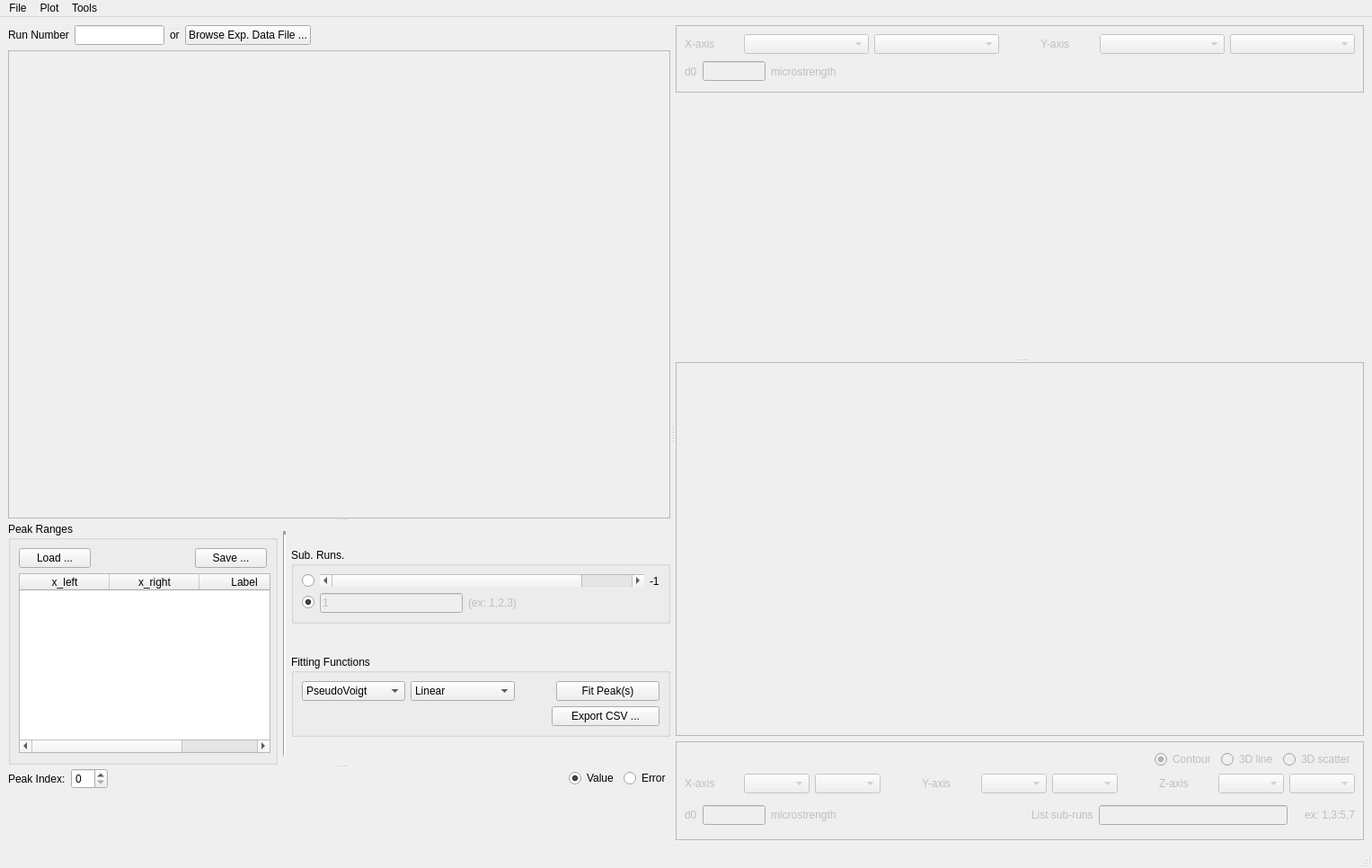
<?xml version="1.0" encoding="UTF-8"?>
<ui version="4.0">
 <class>MainWindow</class>
 <widget class="QMainWindow" name="MainWindow">
  <property name="geometry">
   <rect>
    <x>0</x>
    <y>0</y>
    <width>1527</width>
    <height>966</height>
   </rect>
  </property>
  <property name="windowTitle">
   <string>MainWindow</string>
  </property>
  <widget class="QWidget" name="centralwidget">
   <layout class="QVBoxLayout" name="verticalLayout_6">
    <item>
     <widget class="QSplitter" name="splitter_4">
      <property name="orientation">
       <enum>Qt::Horizontal</enum>
      </property>
      <property name="handleWidth">
       <number>6</number>
      </property>
      <property name="childrenCollapsible">
       <bool>true</bool>
      </property>
      <widget class="QSplitter" name="splitter_2">
       <property name="orientation">
        <enum>Qt::Vertical</enum>
       </property>
       <property name="childrenCollapsible">
        <bool>true</bool>
       </property>
       <widget class="QSplitter" name="splitter">
        <property name="enabled">
         <bool>true</bool>
        </property>
        <property name="orientation">
         <enum>Qt::Vertical</enum>
        </property>
        <property name="opaqueResize">
         <bool>true</bool>
        </property>
        <property name="childrenCollapsible">
         <bool>true</bool>
        </property>
        <widget class="QWidget" name="layoutWidget">
         <layout class="QVBoxLayout" name="verticalLayout">
          <item>
           <layout class="QHBoxLayout" name="horizontalLayout_2">
            <item>
             <widget class="QLabel" name="label_2">
              <property name="text">
               <string>Run Number</string>
              </property>
             </widget>
            </item>
            <item>
             <widget class="QLineEdit" name="lineEdit_expNumber">
              <property name="minimumSize">
               <size>
                <width>100</width>
                <height>0</height>
               </size>
              </property>
              <property name="maximumSize">
               <size>
                <width>100</width>
                <height>16777215</height>
               </size>
              </property>
             </widget>
            </item>
            <item>
             <widget class="QLabel" name="label">
              <property name="text">
               <string>or</string>
              </property>
             </widget>
            </item>
            <item>
             <widget class="QPushButton" name="pushButton_browseHDF">
              <property name="text">
               <string>Browse Exp. Data File ...</string>
              </property>
             </widget>
            </item>
            <item>
             <spacer name="horizontalSpacer_7">
              <property name="orientation">
               <enum>Qt::Horizontal</enum>
              </property>
              <property name="sizeHint" stdset="0">
               <size>
                <width>40</width>
                <height>20</height>
               </size>
              </property>
             </spacer>
            </item>
           </layout>
          </item>
          <item>
           <layout class="QHBoxLayout" name="horizontalLayout_3"/>
          </item>
          <item>
           <widget class="QFrame" name="frame_PeakView">
            <property name="sizePolicy">
             <sizepolicy hsizetype="Preferred" vsizetype="Expanding">
              <horstretch>0</horstretch>
              <verstretch>0</verstretch>
             </sizepolicy>
            </property>
            <property name="frameShape">
             <enum>QFrame::StyledPanel</enum>
            </property>
            <property name="frameShadow">
             <enum>QFrame::Raised</enum>
            </property>
           </widget>
          </item>
         </layout>
        </widget>
        <widget class="QWidget" name="layoutWidget">
         <layout class="QVBoxLayout" name="verticalLayout_3">
          <property name="sizeConstraint">
           <enum>QLayout::SetMaximumSize</enum>
          </property>
          <item>
           <layout class="QHBoxLayout" name="horizontalLayout_10">
            <item>
             <widget class="QGroupBox" name="groupBox_peak_ranges">
              <property name="minimumSize">
               <size>
                <width>300</width>
                <height>270</height>
               </size>
              </property>
              <property name="maximumSize">
               <size>
                <width>300</width>
                <height>270</height>
               </size>
              </property>
              <property name="title">
               <string>Peak Ranges</string>
              </property>
              <layout class="QVBoxLayout" name="verticalLayout_10">
               <item>
                <layout class="QHBoxLayout" name="horizontalLayout_14">
                 <item>
                  <widget class="QPushButton" name="pushButton_load_peak_range">
                   <property name="text">
                    <string>Load ...</string>
                   </property>
                  </widget>
                 </item>
                 <item>
                  <spacer name="horizontalSpacer_4">
                   <property name="orientation">
                    <enum>Qt::Horizontal</enum>
                   </property>
                   <property name="sizeHint" stdset="0">
                    <size>
                     <width>40</width>
                     <height>20</height>
                    </size>
                   </property>
                  </spacer>
                 </item>
                 <item>
                  <widget class="QPushButton" name="pushButton_save_peak_range">
                   <property name="text">
                    <string>Save ...</string>
                   </property>
                  </widget>
                 </item>
                </layout>
               </item>
               <item>
                <widget class="QTableWidget" name="peak_range_table">
                 <property name="minimumSize">
                  <size>
                   <width>280</width>
                   <height>200</height>
                  </size>
                 </property>
                 <property name="maximumSize">
                  <size>
                   <width>280</width>
                   <height>200</height>
                  </size>
                 </property>
                 <property name="contextMenuPolicy">
                  <enum>Qt::CustomContextMenu</enum>
                 </property>
                 <property name="alternatingRowColors">
                  <bool>true</bool>
                 </property>
                 <property name="selectionMode">
                  <enum>QAbstractItemView::SingleSelection</enum>
                 </property>
                 <property name="selectionBehavior">
                  <enum>QAbstractItemView::SelectRows</enum>
                 </property>
                 <attribute name="horizontalHeaderStretchLastSection">
                  <bool>true</bool>
                 </attribute>
                 <column>
                  <property name="text">
                   <string>x_left</string>
                  </property>
                 </column>
                 <column>
                  <property name="text">
                   <string>x_right</string>
                  </property>
                 </column>
                 <column>
                  <property name="text">
                   <string>Label</string>
                  </property>
                 </column>
                </widget>
               </item>
              </layout>
             </widget>
            </item>
            <item>
             <widget class="Line" name="line">
              <property name="minimumSize">
               <size>
                <width>0</width>
                <height>200</height>
               </size>
              </property>
              <property name="maximumSize">
               <size>
                <width>16777215</width>
                <height>250</height>
               </size>
              </property>
              <property name="lineWidth">
               <number>4</number>
              </property>
              <property name="orientation">
               <enum>Qt::Vertical</enum>
              </property>
             </widget>
            </item>
            <item>
             <layout class="QVBoxLayout" name="verticalLayout_13">
              <item>
               <widget class="QGroupBox" name="groupBox_SubRuns">
                <property name="sizePolicy">
                 <sizepolicy hsizetype="Preferred" vsizetype="Fixed">
                  <horstretch>0</horstretch>
                  <verstretch>0</verstretch>
                 </sizepolicy>
                </property>
                <property name="title">
                 <string>Sub. Runs.</string>
                </property>
                <layout class="QGridLayout" name="gridLayout_6">
                 <item row="0" column="0">
                  <widget class="QRadioButton" name="radioButton_individualSubRuns">
                   <property name="text">
                    <string/>
                   </property>
                   <property name="checked">
                    <bool>false</bool>
                   </property>
                  </widget>
                 </item>
                 <item row="0" column="1">
                  <layout class="QHBoxLayout" name="horizontalLayout_7">
                   <item>
                    <widget class="QScrollBar" name="horizontalScrollBar_SubRuns">
                     <property name="sizePolicy">
                      <sizepolicy hsizetype="Expanding" vsizetype="Fixed">
                       <horstretch>0</horstretch>
                       <verstretch>0</verstretch>
                      </sizepolicy>
                     </property>
                     <property name="maximumSize">
                      <size>
                       <width>16777215</width>
                       <height>16777215</height>
                      </size>
                     </property>
                     <property name="maximum">
                      <number>2</number>
                     </property>
                     <property name="orientation">
                      <enum>Qt::Horizontal</enum>
                     </property>
                    </widget>
                   </item>
                   <item>
                    <widget class="QLabel" name="label_SubRunsValue">
                     <property name="text">
                      <string>-1</string>
                     </property>
                    </widget>
                   </item>
                  </layout>
                 </item>
                 <item row="1" column="0">
                  <widget class="QRadioButton" name="radioButton_listSubRuns">
                   <property name="text">
                    <string/>
                   </property>
                   <property name="checked">
                    <bool>true</bool>
                   </property>
                  </widget>
                 </item>
                 <item row="1" column="1">
                  <layout class="QHBoxLayout" name="horizontalLayout_6">
                   <item>
                    <widget class="QLineEdit" name="lineEdit_listSubRuns">
                     <property name="enabled">
                      <bool>false</bool>
                     </property>
                     <property name="text">
                      <string>1</string>
                     </property>
                    </widget>
                   </item>
                   <item>
                    <widget class="QLabel" name="label_listSubRunsHelp">
                     <property name="enabled">
                      <bool>false</bool>
                     </property>
                     <property name="text">
                      <string>(ex: 1,2,3)</string>
                     </property>
                    </widget>
                   </item>
                   <item>
                    <spacer name="horizontalSpacer_10">
                     <property name="orientation">
                      <enum>Qt::Horizontal</enum>
                     </property>
                     <property name="sizeHint" stdset="0">
                      <size>
                       <width>40</width>
                       <height>20</height>
                      </size>
                     </property>
                    </spacer>
                   </item>
                  </layout>
                 </item>
                </layout>
               </widget>
              </item>
              <item>
               <widget class="QGroupBox" name="groupBox_FittingFunctions">
                <property name="sizePolicy">
                 <sizepolicy hsizetype="Preferred" vsizetype="Fixed">
                  <horstretch>0</horstretch>
                  <verstretch>0</verstretch>
                 </sizepolicy>
                </property>
                <property name="title">
                 <string>Fitting Functions</string>
                </property>
                <layout class="QVBoxLayout" name="verticalLayout_4">
                 <item>
                  <layout class="QHBoxLayout" name="horizontalLayout_8">
                   <item>
                    <widget class="QComboBox" name="comboBox_peakType">
                     <property name="toolTip">
                      <string>&lt;html&gt;&lt;head/&gt;&lt;body&gt;&lt;p&gt;Peak types&lt;/p&gt;&lt;p&gt;&lt;br/&gt;&lt;/p&gt;&lt;/body&gt;&lt;/html&gt;</string>
                     </property>
                     <item>
                      <property name="text">
                       <string>PseudoVoigt</string>
                      </property>
                     </item>
                     <item>
                      <property name="text">
                       <string>Gaussian</string>
                      </property>
                     </item>
                     <item>
                      <property name="text">
                       <string>Voigt</string>
                      </property>
                     </item>
                    </widget>
                   </item>
                   <item>
                    <widget class="QComboBox" name="comboBox_backgroundType">
                     <item>
                      <property name="text">
                       <string>Linear</string>
                      </property>
                     </item>
                     <item>
                      <property name="text">
                       <string>Flat</string>
                      </property>
                     </item>
                     <item>
                      <property name="text">
                       <string>Quadratic</string>
                      </property>
                     </item>
                    </widget>
                   </item>
                   <item>
                    <spacer name="horizontalSpacer_2">
                     <property name="orientation">
                      <enum>Qt::Horizontal</enum>
                     </property>
                     <property name="sizeType">
                      <enum>QSizePolicy::Minimum</enum>
                     </property>
                     <property name="sizeHint" stdset="0">
                      <size>
                       <width>40</width>
                       <height>20</height>
                      </size>
                     </property>
                    </spacer>
                   </item>
                   <item>
                    <widget class="QPushButton" name="pushButton_FitPeaks">
                     <property name="text">
                      <string>Fit Peak(s)</string>
                     </property>
                    </widget>
                   </item>
                  </layout>
                 </item>
                 <item>
                  <layout class="QHBoxLayout" name="horizontalLayout_9">
                   <item>
                    <spacer name="horizontalSpacer_12">
                     <property name="orientation">
                      <enum>Qt::Horizontal</enum>
                     </property>
                     <property name="sizeHint" stdset="0">
                      <size>
                       <width>40</width>
                       <height>20</height>
                      </size>
                     </property>
                    </spacer>
                   </item>
                   <item>
                    <widget class="QPushButton" name="pushButton_exportCSV">
                     <property name="minimumSize">
                      <size>
                       <width>120</width>
                       <height>0</height>
                      </size>
                     </property>
                     <property name="maximumSize">
                      <size>
                       <width>120</width>
                       <height>16777215</height>
                      </size>
                     </property>
                     <property name="text">
                      <string>Export CSV ...</string>
                     </property>
                    </widget>
                   </item>
                  </layout>
                 </item>
                </layout>
               </widget>
              </item>
             </layout>
            </item>
           </layout>
          </item>
         </layout>
        </widget>
       </widget>
       <widget class="QWidget" name="layoutWidget">
        <layout class="QVBoxLayout" name="verticalLayout_2">
         <property name="sizeConstraint">
          <enum>QLayout::SetMaximumSize</enum>
         </property>
         <item>
          <layout class="QHBoxLayout" name="horizontalLayout_4">
           <item>
            <layout class="QHBoxLayout" name="horizontalLayout">
             <item>
              <widget class="QLabel" name="label_3">
               <property name="text">
                <string>Peak Index:</string>
               </property>
              </widget>
             </item>
             <item>
              <widget class="QSpinBox" name="spinBox_peak_index"/>
             </item>
            </layout>
           </item>
           <item>
            <spacer name="horizontalSpacer_8">
             <property name="orientation">
              <enum>Qt::Horizontal</enum>
             </property>
             <property name="sizeHint" stdset="0">
              <size>
               <width>40</width>
               <height>20</height>
              </size>
             </property>
            </spacer>
           </item>
           <item>
            <widget class="QRadioButton" name="radioButton_fit_value">
             <property name="text">
              <string>Value</string>
             </property>
             <property name="checked">
              <bool>true</bool>
             </property>
            </widget>
           </item>
           <item>
            <widget class="QRadioButton" name="radioButton_fit_error">
             <property name="text">
              <string>Error</string>
             </property>
            </widget>
           </item>
          </layout>
         </item>
         <item>
          <widget class="QFrame" name="tableView_fitSummary_frame">
           <property name="sizePolicy">
            <sizepolicy hsizetype="Preferred" vsizetype="Expanding">
             <horstretch>0</horstretch>
             <verstretch>0</verstretch>
            </sizepolicy>
           </property>
           <property name="toolTip">
            <string>&lt;html&gt;&lt;head/&gt;&lt;body&gt;&lt;p&gt;Peak fit result&lt;/p&gt;&lt;/body&gt;&lt;/html&gt;</string>
           </property>
          </widget>
         </item>
        </layout>
       </widget>
      </widget>
      <widget class="QSplitter" name="splitter_3">
       <property name="orientation">
        <enum>Qt::Vertical</enum>
       </property>
       <property name="handleWidth">
        <number>10</number>
       </property>
       <property name="childrenCollapsible">
        <bool>false</bool>
       </property>
       <widget class="QWidget" name="layoutWidget">
        <layout class="QVBoxLayout" name="verticalLayout_5">
         <item>
          <layout class="QGridLayout" name="gridLayout_2">
           <item row="2" column="0">
            <widget class="QSplitter" name="splitter_5">
             <property name="orientation">
              <enum>Qt::Vertical</enum>
             </property>
             <widget class="QWidget" name="layoutWidget_2">
              <layout class="QVBoxLayout" name="verticalLayout_7">
               <item>
                <widget class="QFrame" name="frame_1dplot">
                 <property name="enabled">
                  <bool>false</bool>
                 </property>
                 <property name="sizePolicy">
                  <sizepolicy hsizetype="Preferred" vsizetype="Fixed">
                   <horstretch>0</horstretch>
                   <verstretch>0</verstretch>
                  </sizepolicy>
                 </property>
                 <property name="minimumSize">
                  <size>
                   <width>0</width>
                   <height>75</height>
                  </size>
                 </property>
                 <property name="maximumSize">
                  <size>
                   <width>16777215</width>
                   <height>75</height>
                  </size>
                 </property>
                 <property name="frameShape">
                  <enum>QFrame::StyledPanel</enum>
                 </property>
                 <property name="frameShadow">
                  <enum>QFrame::Raised</enum>
                 </property>
                 <layout class="QVBoxLayout" name="verticalLayout_11">
                  <item>
                   <layout class="QHBoxLayout" name="horizontalLayout_11">
                    <item>
                     <widget class="QLabel" name="label_5">
                      <property name="sizePolicy">
                       <sizepolicy hsizetype="Minimum" vsizetype="Preferred">
                        <horstretch>0</horstretch>
                        <verstretch>0</verstretch>
                       </sizepolicy>
                      </property>
                      <property name="maximumSize">
                       <size>
                        <width>60</width>
                        <height>16777215</height>
                       </size>
                      </property>
                      <property name="text">
                       <string>X-axis</string>
                      </property>
                     </widget>
                    </item>
                    <item>
                     <widget class="QComboBox" name="comboBox_xaxisNames"/>
                    </item>
                    <item>
                     <widget class="QComboBox" name="plot1d_xaxis_peak_label_comboBox"/>
                    </item>
                    <item>
                     <spacer name="horizontalSpacer_5">
                      <property name="orientation">
                       <enum>Qt::Horizontal</enum>
                      </property>
                      <property name="sizeType">
                       <enum>QSizePolicy::Ignored</enum>
                      </property>
                      <property name="sizeHint" stdset="0">
                       <size>
                        <width>40</width>
                        <height>20</height>
                       </size>
                      </property>
                     </spacer>
                    </item>
                    <item>
                     <widget class="QLabel" name="label_6">
                      <property name="sizePolicy">
                       <sizepolicy hsizetype="Minimum" vsizetype="Preferred">
                        <horstretch>0</horstretch>
                        <verstretch>0</verstretch>
                       </sizepolicy>
                      </property>
                      <property name="maximumSize">
                       <size>
                        <width>60</width>
                        <height>16777215</height>
                       </size>
                      </property>
                      <property name="text">
                       <string>Y-axis</string>
                      </property>
                     </widget>
                    </item>
                    <item>
                     <widget class="QComboBox" name="comboBox_yaxisNames"/>
                    </item>
                    <item>
                     <widget class="QComboBox" name="plot1d_yaxis_peak_label_comboBox"/>
                    </item>
                   </layout>
                  </item>
                  <item>
                   <layout class="QHBoxLayout" name="horizontalLayout_12">
                    <item>
                     <widget class="QLabel" name="label_d01d">
                      <property name="text">
                       <string>d0</string>
                      </property>
                     </widget>
                    </item>
                    <item>
                     <widget class="QLineEdit" name="lineEdit_d01d">
                      <property name="minimumSize">
                       <size>
                        <width>70</width>
                        <height>0</height>
                       </size>
                      </property>
                      <property name="maximumSize">
                       <size>
                        <width>70</width>
                        <height>16777215</height>
                       </size>
                      </property>
                     </widget>
                    </item>
                    <item>
                     <widget class="QLabel" name="label_d0units1d">
                      <property name="text">
                       <string>microstrength</string>
                      </property>
                     </widget>
                    </item>
                    <item>
                     <spacer name="horizontalSpacer">
                      <property name="orientation">
                       <enum>Qt::Horizontal</enum>
                      </property>
                      <property name="sizeHint" stdset="0">
                       <size>
                        <width>40</width>
                        <height>20</height>
                       </size>
                      </property>
                     </spacer>
                    </item>
                   </layout>
                  </item>
                 </layout>
                </widget>
               </item>
               <item>
                <widget class="QFrame" name="graphicsView_fitResult_frame">
                 <property name="sizePolicy">
                  <sizepolicy hsizetype="Preferred" vsizetype="Expanding">
                   <horstretch>0</horstretch>
                   <verstretch>0</verstretch>
                  </sizepolicy>
                 </property>
                 <property name="toolTip">
                  <string>&lt;html&gt;&lt;head/&gt;&lt;body&gt;&lt;p&gt;Single peak fit&lt;/p&gt;&lt;/body&gt;&lt;/html&gt;</string>
                 </property>
                </widget>
               </item>
              </layout>
             </widget>
             <widget class="QWidget" name="layoutWidget_3">
              <layout class="QVBoxLayout" name="verticalLayout_8">
               <item>
                <widget class="QFrame" name="graphicsView_2dPlot_frame">
                 <property name="frameShape">
                  <enum>QFrame::StyledPanel</enum>
                 </property>
                 <property name="frameShadow">
                  <enum>QFrame::Raised</enum>
                 </property>
                </widget>
               </item>
               <item>
                <widget class="QFrame" name="frame_2dplot">
                 <property name="enabled">
                  <bool>false</bool>
                 </property>
                 <property name="sizePolicy">
                  <sizepolicy hsizetype="Preferred" vsizetype="Fixed">
                   <horstretch>0</horstretch>
                   <verstretch>0</verstretch>
                  </sizepolicy>
                 </property>
                 <property name="minimumSize">
                  <size>
                   <width>0</width>
                   <height>110</height>
                  </size>
                 </property>
                 <property name="maximumSize">
                  <size>
                   <width>16777215</width>
                   <height>110</height>
                  </size>
                 </property>
                 <property name="frameShape">
                  <enum>QFrame::StyledPanel</enum>
                 </property>
                 <property name="frameShadow">
                  <enum>QFrame::Raised</enum>
                 </property>
                 <layout class="QVBoxLayout" name="verticalLayout_9">
                  <item>
                   <layout class="QHBoxLayout" name="horizontalLayout_15">
                    <item>
                     <spacer name="horizontalSpacer_6">
                      <property name="orientation">
                       <enum>Qt::Horizontal</enum>
                      </property>
                      <property name="sizeHint" stdset="0">
                       <size>
                        <width>40</width>
                        <height>20</height>
                       </size>
                      </property>
                     </spacer>
                    </item>
                    <item>
                     <widget class="QRadioButton" name="radioButton_contour">
                      <property name="text">
                       <string>Contour</string>
                      </property>
                      <property name="checked">
                       <bool>true</bool>
                      </property>
                     </widget>
                    </item>
                    <item>
                     <widget class="QRadioButton" name="radioButton_3dline">
                      <property name="text">
                       <string>3D line</string>
                      </property>
                     </widget>
                    </item>
                    <item>
                     <widget class="QRadioButton" name="radioButton_3dscatter">
                      <property name="text">
                       <string>3D scatter</string>
                      </property>
                     </widget>
                    </item>
                   </layout>
                  </item>
                  <item>
                   <layout class="QHBoxLayout" name="horizontalLayout_5">
                    <item>
                     <widget class="QLabel" name="label_9">
                      <property name="sizePolicy">
                       <sizepolicy hsizetype="Minimum" vsizetype="Preferred">
                        <horstretch>0</horstretch>
                        <verstretch>0</verstretch>
                       </sizepolicy>
                      </property>
                      <property name="maximumSize">
                       <size>
                        <width>60</width>
                        <height>16777215</height>
                       </size>
                      </property>
                      <property name="text">
                       <string>X-axis</string>
                      </property>
                     </widget>
                    </item>
                    <item>
                     <widget class="QComboBox" name="comboBox_xaxisNames_2dplot"/>
                    </item>
                    <item>
                     <widget class="QComboBox" name="plot2d_xaxis_peak_label_comboBox"/>
                    </item>
                    <item>
                     <spacer name="horizontalSpacer_11">
                      <property name="orientation">
                       <enum>Qt::Horizontal</enum>
                      </property>
                      <property name="sizeType">
                       <enum>QSizePolicy::Ignored</enum>
                      </property>
                      <property name="sizeHint" stdset="0">
                       <size>
                        <width>40</width>
                        <height>20</height>
                       </size>
                      </property>
                     </spacer>
                    </item>
                    <item>
                     <widget class="QLabel" name="label_10">
                      <property name="sizePolicy">
                       <sizepolicy hsizetype="Minimum" vsizetype="Preferred">
                        <horstretch>0</horstretch>
                        <verstretch>0</verstretch>
                       </sizepolicy>
                      </property>
                      <property name="maximumSize">
                       <size>
                        <width>60</width>
                        <height>16777215</height>
                       </size>
                      </property>
                      <property name="text">
                       <string>Y-axis</string>
                      </property>
                     </widget>
                    </item>
                    <item>
                     <widget class="QComboBox" name="comboBox_yaxisNames_2dplot"/>
                    </item>
                    <item>
                     <widget class="QComboBox" name="plot2d_yaxis_peak_label_comboBox"/>
                    </item>
                    <item>
                     <spacer name="horizontalSpacer_13">
                      <property name="orientation">
                       <enum>Qt::Horizontal</enum>
                      </property>
                      <property name="sizeType">
                       <enum>QSizePolicy::Ignored</enum>
                      </property>
                      <property name="sizeHint" stdset="0">
                       <size>
                        <width>40</width>
                        <height>20</height>
                       </size>
                      </property>
                     </spacer>
                    </item>
                    <item>
                     <widget class="QLabel" name="label_12">
                      <property name="sizePolicy">
                       <sizepolicy hsizetype="Minimum" vsizetype="Preferred">
                        <horstretch>0</horstretch>
                        <verstretch>0</verstretch>
                       </sizepolicy>
                      </property>
                      <property name="maximumSize">
                       <size>
                        <width>60</width>
                        <height>16777215</height>
                       </size>
                      </property>
                      <property name="text">
                       <string>Z-axis</string>
                      </property>
                     </widget>
                    </item>
                    <item>
                     <widget class="QComboBox" name="comboBox_zaxisNames_2dplot"/>
                    </item>
                    <item>
                     <widget class="QComboBox" name="plot2d_zaxis_peak_label_comboBox"/>
                    </item>
                   </layout>
                  </item>
                  <item>
                   <layout class="QHBoxLayout" name="horizontalLayout_13">
                    <item>
                     <widget class="QLabel" name="label_d02d">
                      <property name="text">
                       <string>d0</string>
                      </property>
                     </widget>
                    </item>
                    <item>
                     <widget class="QLineEdit" name="lineEdit_d02d">
                      <property name="minimumSize">
                       <size>
                        <width>70</width>
                        <height>0</height>
                       </size>
                      </property>
                      <property name="maximumSize">
                       <size>
                        <width>70</width>
                        <height>16777215</height>
                       </size>
                      </property>
                     </widget>
                    </item>
                    <item>
                     <widget class="QLabel" name="label_d0units2d">
                      <property name="text">
                       <string>microstrength</string>
                      </property>
                     </widget>
                    </item>
                    <item>
                     <spacer name="horizontalSpacer_3">
                      <property name="orientation">
                       <enum>Qt::Horizontal</enum>
                      </property>
                      <property name="sizeHint" stdset="0">
                       <size>
                        <width>40</width>
                        <height>20</height>
                       </size>
                      </property>
                     </spacer>
                    </item>
                    <item>
                     <widget class="QLabel" name="label_16">
                      <property name="text">
                       <string>List sub-runs</string>
                      </property>
                     </widget>
                    </item>
                    <item>
                     <widget class="QLineEdit" name="lineEdit_subruns_2dplot"/>
                    </item>
                    <item>
                     <widget class="QLabel" name="listsubruns_warning_icon">
                      <property name="text">
                       <string/>
                      </property>
                     </widget>
                    </item>
                    <item>
                     <widget class="QLabel" name="label_15">
                      <property name="text">
                       <string>ex: 1,3:5,7</string>
                      </property>
                     </widget>
                    </item>
                   </layout>
                  </item>
                 </layout>
                </widget>
               </item>
              </layout>
             </widget>
            </widget>
           </item>
          </layout>
         </item>
        </layout>
       </widget>
      </widget>
     </widget>
    </item>
   </layout>
  </widget>
  <widget class="QMenuBar" name="menubar">
   <property name="geometry">
    <rect>
     <x>0</x>
     <y>0</y>
     <width>1527</width>
     <height>23</height>
    </rect>
   </property>
   <widget class="QMenu" name="menuFile">
    <property name="title">
     <string>File</string>
    </property>
    <addaction name="actionSave"/>
    <addaction name="actionSaveAs"/>
    <addaction name="separator"/>
    <addaction name="actionQuit"/>
   </widget>
   <widget class="QMenu" name="menuPlot">
    <property name="title">
     <string>Plot</string>
    </property>
    <addaction name="action_launchPlotControl"/>
   </widget>
   <widget class="QMenu" name="menuTools">
    <property name="title">
     <string>Tools</string>
    </property>
    <addaction name="actionAdvanced_Peak_Fit_Settings"/>
    <addaction name="actionQuick_Fit_Result_Check"/>
   </widget>
   <addaction name="menuFile"/>
   <addaction name="menuPlot"/>
   <addaction name="menuTools"/>
  </widget>
  <widget class="QStatusBar" name="statusbar"/>
  <action name="actionQuit">
   <property name="text">
    <string>Quit</string>
   </property>
   <property name="shortcut">
    <string>Ctrl+Q</string>
   </property>
  </action>
  <action name="action_launchPlotControl">
   <property name="text">
    <string>More Options ... ...</string>
   </property>
  </action>
  <action name="actionSaveAs">
   <property name="text">
    <string>Save As ...</string>
   </property>
  </action>
  <action name="actionSave">
   <property name="text">
    <string>Save</string>
   </property>
  </action>
  <action name="actionQuick_Fit_Result_Check">
   <property name="text">
    <string>Quick Fit Result Check</string>
   </property>
  </action>
  <action name="actionAdvanced_Peak_Fit_Settings">
   <property name="text">
    <string>Advanced Peak Fit Settings</string>
   </property>
  </action>
 </widget>
 <resources>
  <include location="../../icons/icons.qrc"/>
 </resources>
 <connections>
  <connection>
   <sender>peak_range_table</sender>
   <signal>customContextMenuRequested(QPoint)</signal>
   <receiver>MainWindow</receiver>
   <slot>peak_range_table_right_click()</slot>
   <hints>
    <hint type="sourcelabel">
     <x>162</x>
     <y>519</y>
    </hint>
    <hint type="destinationlabel">
     <x>763</x>
     <y>482</y>
    </hint>
   </hints>
  </connection>
 </connections>
 <slots>
  <slot>peak_range_table_right_click()</slot>
 </slots>
</ui>
